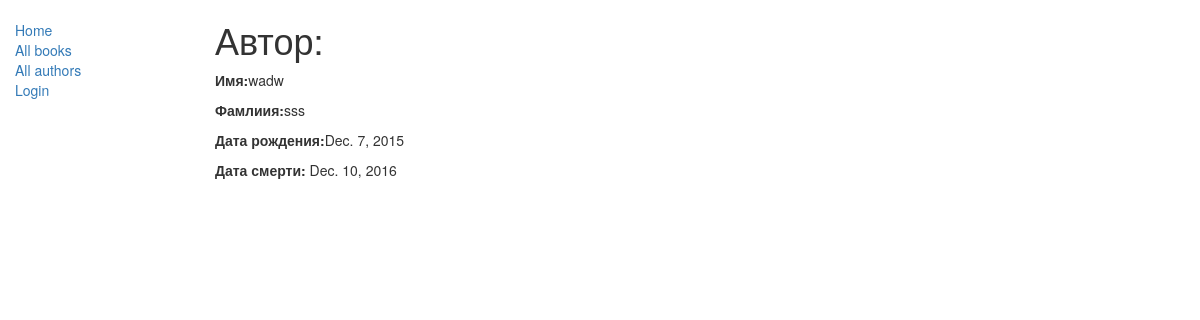
/catalog/author/2, run on the app's committed database.
### catalog/models.py (models this page shows, shortened)
class Author(models.Model):
    first_name = models.CharField(max_length=100)
    last_name = models.CharField(max_length=100)
    date_of_birth = models.DateField(null=True, blank=True)
    date_of_death = models.DateField('Died', null=True, blank=True)

### catalog/views.py (the view)
# urls.py: url(r'^author/(?P<pk>\d+)$', views.AuthorDetailView.as_view(), name='author-detail'),
class AuthorDetailView(generic.DetailView):
    model = Author

### catalog/templates/catalog/author_detail.html
{% extends "base_generic.html" %}
{% block content %}
<h1>Автор: {{  author.title  }}</h1>
<p><strong>Имя:</strong>{{ author.first_name }}</p>
<p><strong>Фамлиия:</strong>{{ author.last_name}}</p>
<p><strong>Дата рождения:</strong>{{ author.date_of_birth }}</p>
<p><strong>Дата смерти: </strong>{{ author.date_of_death }}</p>
{% endblock %}

### data on the page
Author: first_name "wadw", last_name "sss", date_of_birth "Dec. 7, 2015", date_of_death "Dec. 10, 2016"
